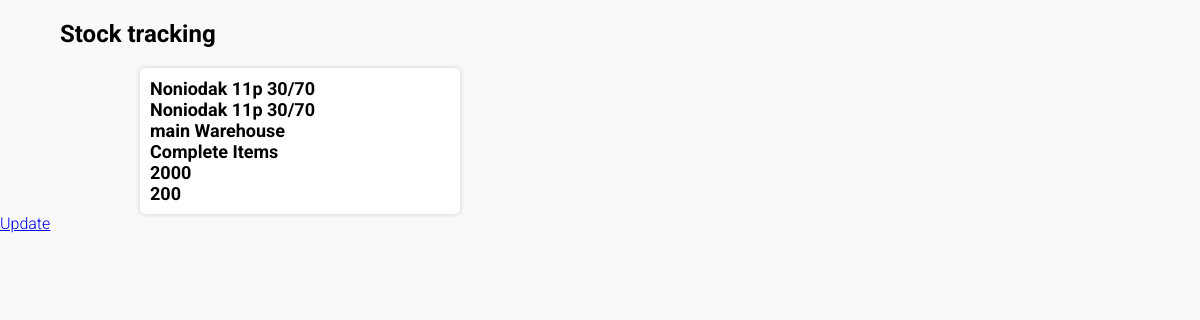
/item-details/5, run on the app's committed database.
### main/models.py (models this page shows, shortened)
class Item(models.Model):
    itemName = models.CharField(max_length=50)
    itemDescription = models.TextField()
    store = models.ForeignKey(Store, on_delete=models.CASCADE)
    group = models.ForeignKey(Group, on_delete=models.CASCADE)
    count = models.PositiveIntegerField(default=0)
    actualCount = models.PositiveIntegerField(default=0)
    class Meta:
        verbose_name = "Item"
        verbose_name_plural = "Items"

class Store(models.Model):
    storeName = models.CharField(max_length=50)
    class Meta:
        verbose_name = "Store"
        verbose_name_plural = "Stores"
    def __str__(self):
        return self.storeName

class Group(models.Model):
    groupName = models.CharField(max_length=50)
    class Meta:
        verbose_name = "Group"
        verbose_name_plural = "Groups"
    def __str__(self):
        return self.groupName

### main/views.py (the view)
# urls.py: path('item-details/<int:pk>', ItemDetailView.as_view(), name='getdetails'),
class ItemDetailView(DetailView):
    template_name = 'item_detail.html'
    def get_queryset(self) -> QuerySet[Any]:
        return Item.objects.filter(pk=self.kwargs['pk'])

### main/templates/item_detail.html
{% extends "base.html" %}
{% load static %}
{% block container %}
<link rel="stylesheet" href="{% static 'styles/style2.css' %}">
<div class="detailscreen">
    <section class="card center ">
        <div>{{item.itemName}}</div>
        <div>{{item.itemDescription}}</div>
        <div>{{item.store}}</div>
        <div>{{item.group}}</div>
        <div>{{item.count}}</div>
        <div>{{item.actualCount}}</div>
    </section>
    <a href="{% url 'updatingform' item.id %}">Update</a>
</div>
{% endblock container %}

### static/styles/style1.css (style rules this page uses)
.container { margin:0 !important; padding: 0; background-color: #f9f9f9; }

### static/styles/style2.css (style rules this page uses)
.card { padding: 10px; width: 300px; border-radius: 5px; box-shadow: 0 0 5px rgba(25, 25, 25, 0.2); }
.center { text-align: left; margin-top: 10px; margin-bottom: 20px; font-size: 18px !important; font-weight: bold; margin: auto; background-color: #fff; }
.detailscreen { width: 50%; }

### main/templates/base.html (style rules this page uses)
.roboto-light { font-family: "Roboto", serif; font-weight: 300; font-style: normal; }

### data on the page
Item: itemName "Noniodak 11p 30/70", itemDescription "Noniodak 11p 30/70", store "main Warehouse", group "Complete Items", count "2000", actualCount "200"
